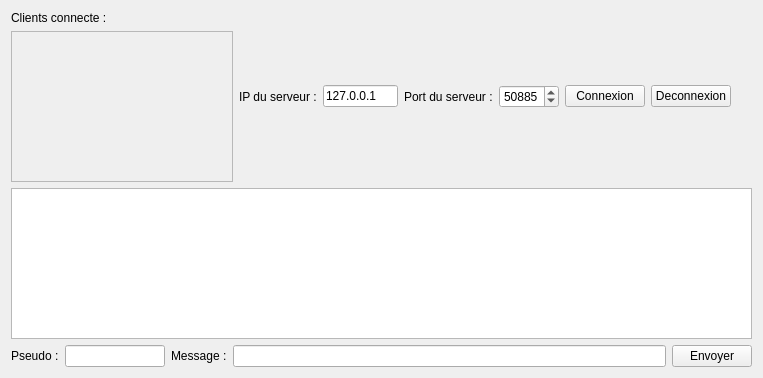
<?xml version="1.0" encoding="UTF-8"?>
<ui version="4.0">
 <class>FenClient</class>
 <widget class="QWidget" name="FenClient">
  <property name="geometry">
   <rect>
    <x>0</x>
    <y>0</y>
    <width>763</width>
    <height>378</height>
   </rect>
  </property>
  <property name="windowTitle">
   <string>Chat - Client</string>
  </property>
  <property name="windowIcon">
   <iconset>
    <normaloff>chat.png</normaloff>chat.png</iconset>
  </property>
  <layout class="QVBoxLayout" name="verticalLayout_2">
   <item>
    <layout class="QHBoxLayout" name="horizontalLayout">
     <item>
      <layout class="QVBoxLayout" name="verticalLayout_3" stretch="0,0">
       <item>
        <widget class="QLabel" name="label_7">
         <property name="text">
          <string>Clients connecte : </string>
         </property>
        </widget>
       </item>
       <item>
        <widget class="QListView" name="listeClient">
         <property name="enabled">
          <bool>false</bool>
         </property>
        </widget>
       </item>
      </layout>
     </item>
     <item>
      <widget class="QLabel" name="label">
       <property name="text">
        <string>IP du serveur :</string>
       </property>
      </widget>
     </item>
     <item>
      <widget class="QLineEdit" name="serveurIP">
       <property name="maximumSize">
        <size>
         <width>150</width>
         <height>16777215</height>
        </size>
       </property>
       <property name="text">
        <string>127.0.0.1</string>
       </property>
      </widget>
     </item>
     <item>
      <widget class="QLabel" name="label_2">
       <property name="text">
        <string>Port du serveur :</string>
       </property>
      </widget>
     </item>
     <item>
      <widget class="QSpinBox" name="serveurPort">
       <property name="minimumSize">
        <size>
         <width>60</width>
         <height>0</height>
        </size>
       </property>
       <property name="minimum">
        <number>1024</number>
       </property>
       <property name="maximum">
        <number>65535</number>
       </property>
       <property name="value">
        <number>50885</number>
       </property>
      </widget>
     </item>
     <item>
      <widget class="QPushButton" name="boutonConnexion">
       <property name="text">
        <string>Connexion</string>
       </property>
      </widget>
     </item>
     <item>
      <widget class="QPushButton" name="boutonDeconnexion">
       <property name="text">
        <string>Deconnexion</string>
       </property>
      </widget>
     </item>
     <item>
      <spacer name="horizontalSpacer">
       <property name="orientation">
        <enum>Qt::Horizontal</enum>
       </property>
       <property name="sizeHint" stdset="0">
        <size>
         <width>40</width>
         <height>20</height>
        </size>
       </property>
      </spacer>
     </item>
     <item>
      <layout class="QVBoxLayout" name="verticalLayout">
       <item>
        <widget class="QLabel" name="label_5">
         <property name="pixmap">
          <pixmap>chat.png</pixmap>
         </property>
        </widget>
       </item>
       <item>
        <widget class="QLabel" name="label_6">
         <property name="font">
          <font>
           <pointsize>11</pointsize>
           <weight>50</weight>
           <bold>false</bold>
          </font>
         </property>
         <property name="text">
          <string/>
         </property>
         <property name="alignment">
          <set>Qt::AlignCenter</set>
         </property>
        </widget>
       </item>
      </layout>
     </item>
    </layout>
   </item>
   <item>
    <widget class="QTextEdit" name="listeMessages">
     <property name="readOnly">
      <bool>true</bool>
     </property>
    </widget>
   </item>
   <item>
    <layout class="QHBoxLayout" name="horizontalLayout_2">
     <item>
      <widget class="QLabel" name="label_3">
       <property name="text">
        <string>Pseudo :</string>
       </property>
      </widget>
     </item>
     <item>
      <widget class="QLineEdit" name="pseudo">
       <property name="maximumSize">
        <size>
         <width>100</width>
         <height>16777215</height>
        </size>
       </property>
      </widget>
     </item>
     <item>
      <widget class="QLabel" name="label_4">
       <property name="text">
        <string>Message :</string>
       </property>
      </widget>
     </item>
     <item>
      <widget class="QLineEdit" name="message"/>
     </item>
     <item>
      <widget class="QPushButton" name="boutonEnvoyer">
       <property name="text">
        <string>Envoyer</string>
       </property>
       <property name="icon">
        <iconset>
         <normaloff>chat.png</normaloff>chat.png</iconset>
       </property>
      </widget>
     </item>
    </layout>
   </item>
  </layout>
 </widget>
 <resources/>
 <connections/>
</ui>
